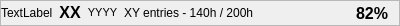
<?xml version="1.0" encoding="UTF-8"?>
<ui version="4.0">
 <class>GUI_XmlFileDetailEntryBig</class>
 <widget class="QFrame" name="GUI_XmlFileDetailEntryBig">
  <property name="geometry">
   <rect>
    <x>0</x>
    <y>0</y>
    <width>400</width>
    <height>26</height>
   </rect>
  </property>
  <property name="windowTitle">
   <string>Frame</string>
  </property>
  <property name="frameShape">
   <enum>QFrame::StyledPanel</enum>
  </property>
  <property name="frameShadow">
   <enum>QFrame::Raised</enum>
  </property>
  <layout class="QHBoxLayout" name="horizontalLayout">
   <property name="leftMargin">
    <number>0</number>
   </property>
   <property name="topMargin">
    <number>2</number>
   </property>
   <property name="bottomMargin">
    <number>2</number>
   </property>
   <item>
    <widget class="QLabel" name="imageLabel">
     <property name="text">
      <string>TextLabel</string>
     </property>
    </widget>
   </item>
   <item>
    <layout class="QHBoxLayout" name="horizontalLayout_2" stretch="0,0">
     <property name="sizeConstraint">
      <enum>QLayout::SetMinimumSize</enum>
     </property>
     <item>
      <widget class="QLabel" name="monthLabel">
       <property name="maximumSize">
        <size>
         <width>50</width>
         <height>16777215</height>
        </size>
       </property>
       <property name="font">
        <font>
         <pointsize>12</pointsize>
         <weight>75</weight>
         <bold>true</bold>
        </font>
       </property>
       <property name="text">
        <string>&lt;center&gt;XX&lt;/center&gt;</string>
       </property>
      </widget>
     </item>
     <item>
      <widget class="QLabel" name="yearLabel">
       <property name="maximumSize">
        <size>
         <width>50</width>
         <height>16777215</height>
        </size>
       </property>
       <property name="font">
        <font>
         <pointsize>8</pointsize>
        </font>
       </property>
       <property name="text">
        <string>&lt;center&gt;YYYY&lt;/center&gt;</string>
       </property>
      </widget>
     </item>
    </layout>
   </item>
   <item>
    <widget class="QLabel" name="label_2">
     <property name="text">
      <string>XY entries - 140h / 200h</string>
     </property>
    </widget>
   </item>
   <item>
    <spacer name="horizontalSpacer">
     <property name="orientation">
      <enum>Qt::Horizontal</enum>
     </property>
     <property name="sizeHint" stdset="0">
      <size>
       <width>40</width>
       <height>20</height>
      </size>
     </property>
    </spacer>
   </item>
   <item>
    <widget class="QLabel" name="percentLabel">
     <property name="font">
      <font>
       <pointsize>12</pointsize>
       <weight>75</weight>
       <bold>true</bold>
      </font>
     </property>
     <property name="text">
      <string>82%</string>
     </property>
    </widget>
   </item>
  </layout>
 </widget>
 <resources/>
 <connections/>
</ui>
